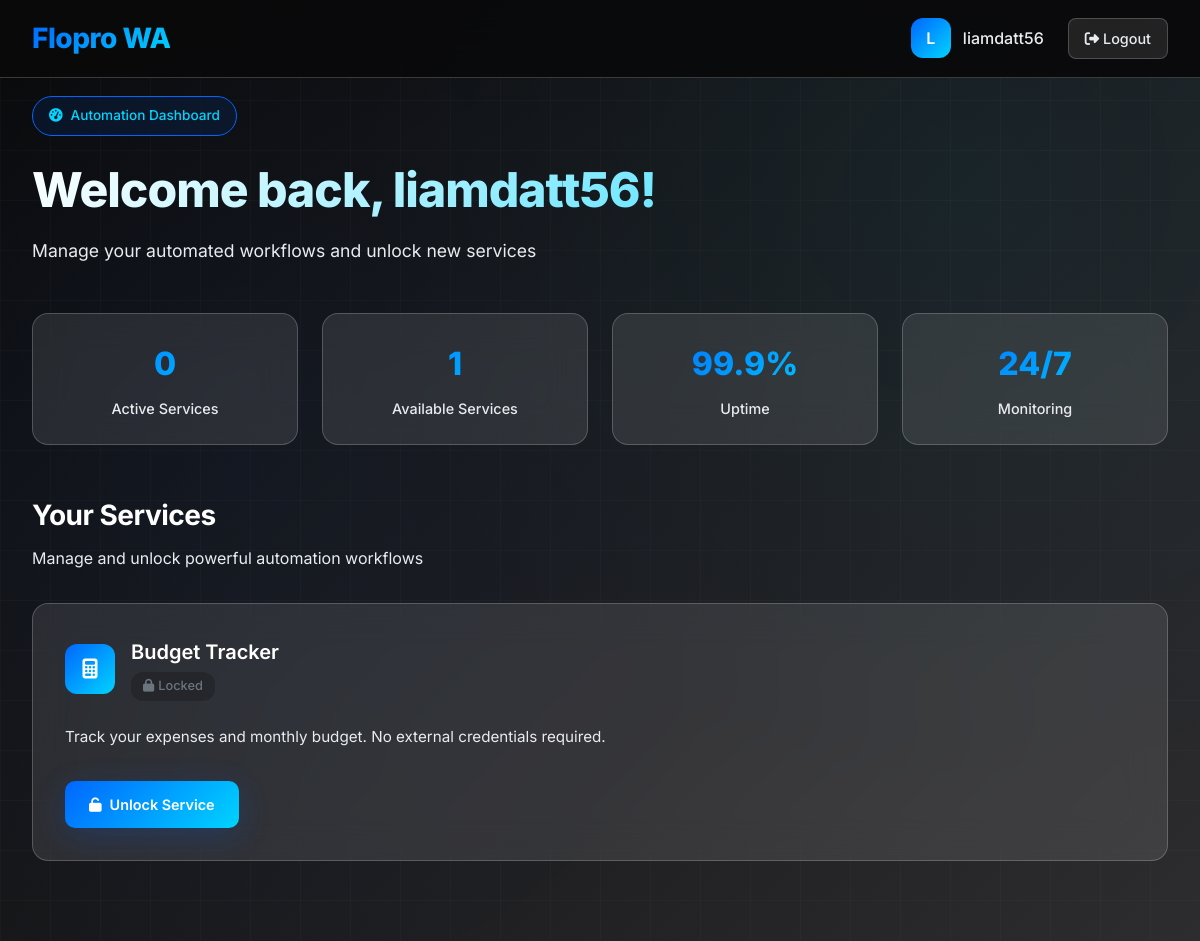
Before: /dashboard/ (signed in) with the older database file.
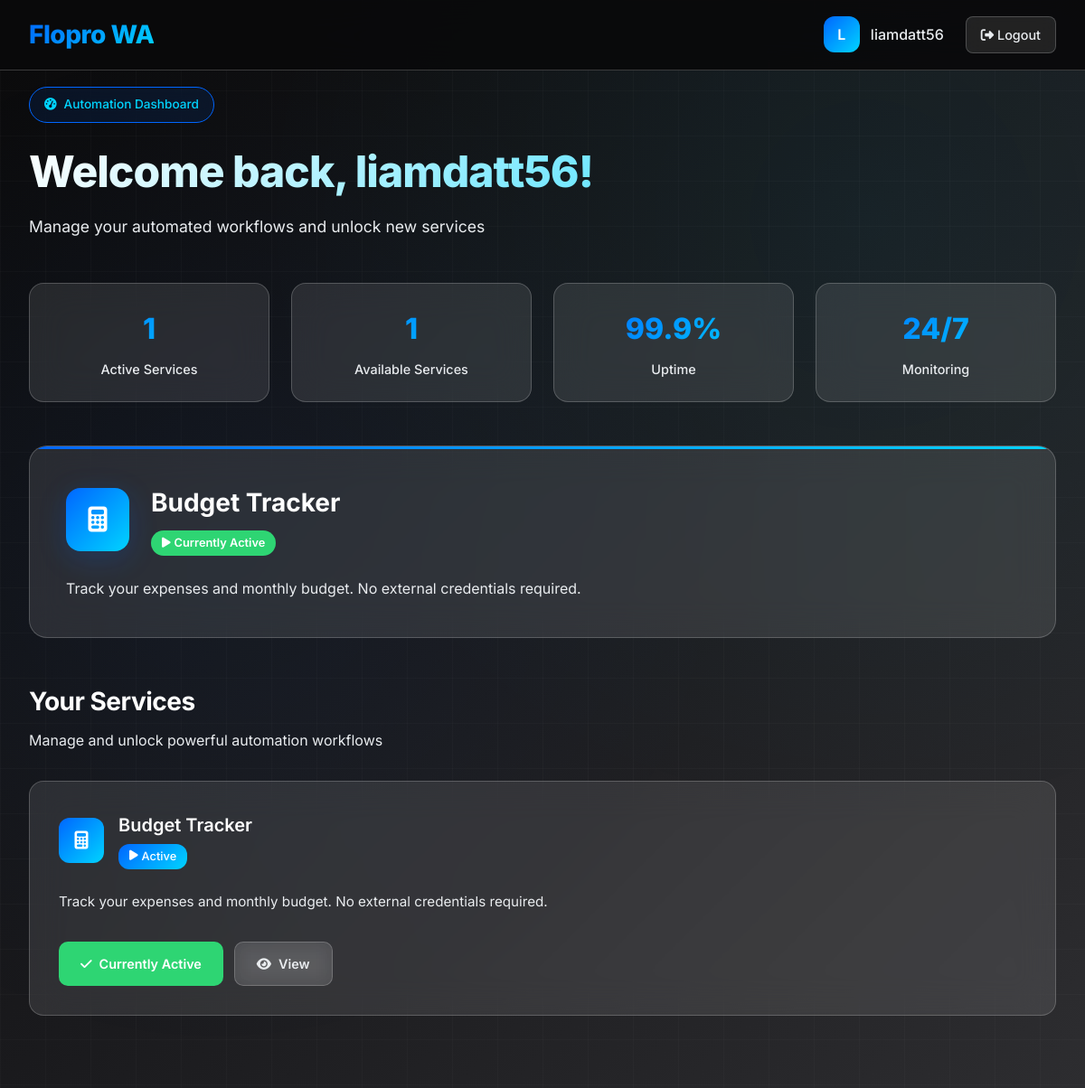
After: the same page with the newer database file.
### core/models.py (models this page shows, shortened)
class Service(models.Model):
    slug = models.SlugField(max_length=50, unique=True, help_text="Unique identifier for the service")
    name = models.CharField(max_length=100, help_text="Display name of the service")
    description = models.TextField(help_text="Description of what this service does")
    icon = models.CharField(max_length=50, blank=True, help_text="FontAwesome icon class")
    template_workflow_id = models.PositiveIntegerField(help_text="n8n workflow ID of the template")
    credential_type = models.CharField(max_length=50, help_text="n8n credential type (e.g., 'googleOAuth2', 'httpBasicAuth')")
    credential_ui_schema = models.JSONField(help_text="JSON schema for credential input form fields")
    credential_node_types = models.JSONField(help_text="List of n8n node types that use this credential")
    is_active = models.BooleanField(default=True, help_text="Whether this service is available to users")
    created_at = models.DateTimeField(auto_now_add=True)
    updated_at = models.DateTimeField(auto_now=True)
    class Meta:
        ordering = ['name']

class UserWorkflow(models.Model):
    user = models.ForeignKey(User, on_delete=models.CASCADE, related_name='workflows')
    service = models.ForeignKey(Service, on_delete=models.CASCADE, related_name='user_workflows')
    n8n_workflow_id = models.PositiveIntegerField(help_text="n8n workflow ID", null=True, blank=True)
    n8n_credential_id = models.PositiveIntegerField(help_text="n8n credential ID", null=True, blank=True)
    name = models.CharField(max_length=200, help_text="Name of the workflow in n8n")
    active = models.BooleanField(default=False, help_text="Whether this workflow is currently active")
    created_at = models.DateTimeField(auto_now_add=True)
    updated_at = models.DateTimeField(auto_now=True)
    class Meta:
        unique_together = ['user', 'service']
        ordering = ['-created_at']

### core/views.py (the view)
# urls.py: path('dashboard/', views.dashboard, name='dashboard'),
@login_required
def dashboard(request):
    services = Service.objects.filter(is_active=True)
    user_workflows = UserWorkflow.objects.filter(user=request.user).select_related('service')
    active_service = get_active_service(request.user)
    context = {
        'services': services,
        'user_workflows': user_workflows,
        'active_service': active_service,
    }
    return render(request, 'core/dashboard.html', context)

### core/provisioning.py (called while the page is built)
def get_active_service(user) -> Service | None:
    try:
        user_workflow = UserWorkflow.objects.get(user=user, active=True)
        return user_workflow.service
    except UserWorkflow.DoesNotExist:
        return None

### core/templates/core/dashboard.html (shortened to what this page needs)
<!DOCTYPE html>
<html lang="en">
<head>
    <link href="https://cdnjs.cloudflare.com/ajax/libs/font-awesome/6.4.0/css/all.min.css" rel="stylesheet">
</head>
<body>
    <div class="grid-background"></div>
    <nav class="navbar">
        <div class="nav-container">
            <div class="logo">Flopro WA</div>
            <div class="nav-actions">
                <div class="user-info">
                    <div class="user-avatar">
                        {{ user.username|first|upper }}
                    </div>
                    <span>{{ user.username }}</span>
                </div>
                <a href="{% url 'core:logout' %}" class="logout-btn">
                    <i class="fas fa-sign-out-alt"></i>
                    Logout
                </a>
            </div>
        </div>
    </nav>
    <div class="dashboard">
        <div class="dashboard-header">
            <div class="welcome-badge">
                <i class="fas fa-tachometer-alt"></i>
                <span>Automation Dashboard</span>
            </div>
            <h1 class="dashboard-title">Welcome back, {{ user.username }}!</h1>
            <p class="dashboard-subtitle">Manage your automated workflows and unlock new services</p>
        </div>
        <div class="stats-grid">
            <div class="stat-card">
                <div class="stat-number">{{ user_workflows|length }}</div>
                <div class="stat-label">Active Services</div>
            </div>
            <div class="stat-card">
                <div class="stat-number">{{ services|length }}</div>
                <div class="stat-label">Available Services</div>
            </div>
            <div class="stat-card">
                <div class="stat-number">99.9%</div>
                <div class="stat-label">Uptime</div>
            </div>
            <div class="stat-card">
                <div class="stat-number">24/7</div>
                <div class="stat-label">Monitoring</div>
            </div>
        </div>
        {% if active_service %}
        <div class="active-service">
            <div class="active-service-header">
                <div class="active-service-icon">
                    <i class="{{ active_service.icon|default:'fas fa-cogs' }}"></i>
                </div>
                <div class="active-service-info">
                    <h2>{{ active_service.name }}</h2>
                    <span class="active-service-status">
                        <i class="fas fa-play"></i>
                        Currently Active
                    </span>
                </div>
            </div>
            <p class="active-service-description">{{ active_service.description }}</p>
        </div>
        {% endif %}
        <div class="services-section">
            <div class="section-header">
                <h2 class="section-title">Your Services</h2>
                <p class="section-subtitle">Manage and unlock powerful automation workflows</p>
            </div>
            {% if services %}
            <div class="services-grid">
                {% for service in services %}
                <div class="service-card">
                    <div class="service-header">
                        <div class="service-icon">
                            <i class="{{ service.icon|default:'fas fa-cogs' }}"></i>
                        </div>
                        <div class="service-info">
                            <h3>{{ service.name }}</h3>
                            {% with user_workflows|dictsort:"service.name" as sorted_workflows %}
                                {% for uw in sorted_workflows %}
                                    {% if uw.service == service %}
                                        {% if service == active_service %}
                                            <span class="service-status status-active">
                                                <i class="fas fa-play"></i>
                                                Active
                                            </span>
                                        {% else %}
                                            <span class="service-status status-unlocked">
                                                <i class="fas fa-check"></i>
                                                Unlocked
                                            </span>
                                        {% endif %}
                                    {% endif %}
                                {% empty %}
                                    <span class="service-status status-locked">
                                        <i class="fas fa-lock"></i>
                                        Locked
                                    </span>
                                {% endfor %}
                            {% endwith %}
                        </div>
                    </div>
                    <p class="service-description">{{ service.description }}</p>
                    <div class="service-actions">
                        {% with user_workflows|dictsort:"service.name" as sorted_workflows %}
                            {% for uw in sorted_workflows %}
                                {% if uw.service == service %}
                                    {% if service == active_service %}
                                        <span class="btn btn-success">
                                            <i class="fas fa-check"></i>
                                            Currently Active
                                        </span>
                                        {% if service.slug == 'budget-tracker' %}
                                        <a href="{% url 'core:service_overview' service.slug %}" class="btn btn-secondary">
                                            <i class="fas fa-eye"></i>
                                            View
                                        </a>
                                        {% endif %}
                                    {% endif %}
                                {% endif %}
                            {% empty %}
                                <a href="{% url 'core:service_detail' service.slug %}" class="btn btn-primary">
                                    <i class="fas fa-unlock"></i>
                                    Unlock Service
                                </a>
                            {% endfor %}
                        {% endwith %}
                    </div>
                </div>
                {% endfor %}
            </div>
            {% endif %}
        </div>
    </div>
</body>
</html>

Changed rows visible on the page:
shown differently, row unchanged: Service "Budget Tracker": name (not shown) → "Budget Tracker"; description (not shown) → "Track your expenses and monthly budget. No external credentials required."; no longer shows "Locked Unlock Service"
added UserWorkflow: shows "Active", shows "Currently Active", shows "View"
Other visible differences:
{{ user_workflows|length }}: "0" → "1"
text now shown: "Currently Active"
